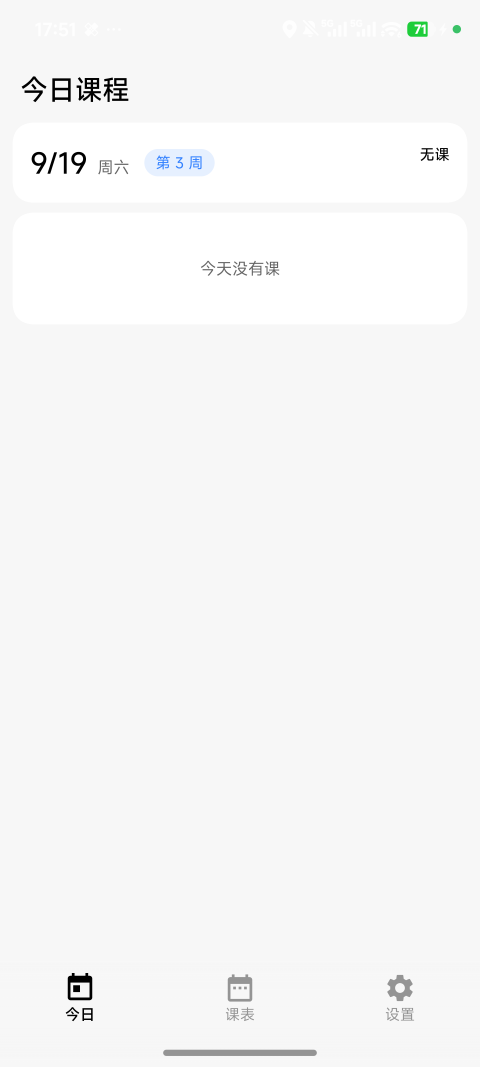
#> input picture History/screenshots/s1.png, 1440 x 3200 px, found by its file name (shown at 1/3 size); the run also reads 1 picture not shown here
$ python cmp_scroll.py
#> lines starting #> are read from the running program, lines starting #| are printed output that depends on the picture
from PIL import Image
import numpy as np
s1 = np.asarray(Image.open('s1.png').convert('RGB')).astype(np.float32)
s2 = np.asarray(Image.open('s2.png').convert('RGB')).astype(np.float32)
X0,X1 = 350,611
def prof(a):
    reg = a[:, X0:X1].mean(axis=2)
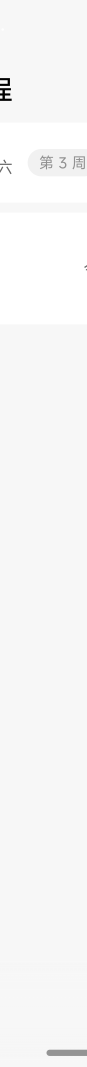
#> reg: shape (3200, 261) float32 (shown at 1/3 size); min 0, max 255, mean 247.3
    return np.abs(np.diff(reg,axis=1)).mean(axis=1)
p1,p2 = prof(s1), prof(s2)
#> p1 = 3200 values, max 8.31 at index 500, min 0 at index 0, mean 0.13; p2 has the same summary as p1
lo,hi = 500,2700
best=(0,-9)
for sh in range(0,700):
    a=p1[lo:hi]; b=p2[lo-sh:hi-sh]
    n=min(len(a),len(b))
    if n<500: continue
    c=np.corrcoef(a[:n],b[:n])[0,1]
    if c>best[1]: best=(sh,c)
#> this loop made 700 passes
#> (c, best) on pass 1: (1, (0, 1))
#> c on passes 2 to 7: 0.987, 0.966, 0.942, 0.912, 0.876, 0.846
sh,c = best
#> sh = 0; c = 1
print(f'垂直位移 sh={sh}px  相关系数={c:.3f}')
#| 垂直位移 sh=0px  相关系数=1.000
thr = np.percentile(p1[lo:hi], 70)
#> thr = 0
ys = [y for y in range(2400,2880) if p1[y] > thr]
#> ys = []
print(f's1 底栏上方文本行数={len(ys)} 高hf阈值={thr:.2f}')
#| s1 底栏上方文本行数=0 高hf阈值=0.00
if ys:
    pairs=[(y,y-sh) for y in ys if 2885 <= y-sh <= 3120]
    print(f'其中滚动后落入底栏区的行数={len(pairs)}')
    if pairs:
        a=np.mean([p1[y] for y,_ in pairs]); b=np.mean([p2[t] for _,t in pairs])
        print(f'  s1 底栏外(清晰) 平均hf = {a:.3f}')
        print(f'  s2 底栏内(?)   平均hf = {b:.3f}')
        print(f'  比值 = {b/a:.3f}   (>0.6 说明未模糊 / <0.25 说明已模糊)')
